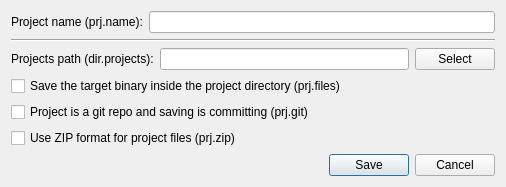
<?xml version="1.0" encoding="UTF-8"?>
<ui version="4.0">
 <class>SaveProjectDialog</class>
 <widget class="QDialog" name="SaveProjectDialog">
  <property name="geometry">
   <rect>
    <x>0</x>
    <y>0</y>
    <width>506</width>
    <height>227</height>
   </rect>
  </property>
  <property name="windowTitle">
   <string>Save Project</string>
  </property>
  <layout class="QVBoxLayout" name="verticalLayout">
   <property name="sizeConstraint">
    <enum>QLayout::SetMinAndMaxSize</enum>
   </property>
   <item>
    <layout class="QHBoxLayout" name="horizontalLayout">
     <item>
      <widget class="QLabel" name="nameLabel">
       <property name="text">
        <string>Project name (prj.name):</string>
       </property>
      </widget>
     </item>
     <item>
      <widget class="QLineEdit" name="nameEdit"/>
     </item>
    </layout>
   </item>
   <item>
    <widget class="Line" name="line">
     <property name="orientation">
      <enum>Qt::Horizontal</enum>
     </property>
    </widget>
   </item>
   <item>
    <layout class="QHBoxLayout" name="horizontalLayout_2">
     <item>
      <widget class="QLabel" name="nameLabel_2">
       <property name="text">
        <string>Projects path (dir.projects):</string>
       </property>
      </widget>
     </item>
     <item>
      <widget class="QLineEdit" name="projectsDirEdit">
       <property name="readOnly">
        <bool>false</bool>
       </property>
      </widget>
     </item>
     <item>
      <widget class="QPushButton" name="selectProjectsDirButton">
       <property name="sizePolicy">
        <sizepolicy hsizetype="Fixed" vsizetype="Fixed">
         <horstretch>0</horstretch>
         <verstretch>0</verstretch>
        </sizepolicy>
       </property>
       <property name="text">
        <string>Select</string>
       </property>
      </widget>
     </item>
    </layout>
   </item>
   <item>
    <widget class="QCheckBox" name="filesCheckBox">
     <property name="text">
      <string>Save the target binary inside the project directory (prj.files)</string>
     </property>
    </widget>
   </item>
   <item>
    <widget class="QCheckBox" name="gitCheckBox">
     <property name="text">
      <string>Project is a git repo and saving is committing (prj.git)</string>
     </property>
    </widget>
   </item>
   <item>
    <widget class="QCheckBox" name="zipCheckBox">
     <property name="text">
      <string>Use ZIP format for project files (prj.zip)</string>
     </property>
    </widget>
   </item>
   <item>
    <widget class="QDialogButtonBox" name="buttonBox">
     <property name="orientation">
      <enum>Qt::Horizontal</enum>
     </property>
     <property name="standardButtons">
      <set>QDialogButtonBox::Cancel|QDialogButtonBox::Save</set>
     </property>
    </widget>
   </item>
  </layout>
 </widget>
 <resources/>
 <connections>
  <connection>
   <sender>buttonBox</sender>
   <signal>accepted()</signal>
   <receiver>SaveProjectDialog</receiver>
   <slot>accept()</slot>
   <hints>
    <hint type="sourcelabel">
     <x>248</x>
     <y>254</y>
    </hint>
    <hint type="destinationlabel">
     <x>157</x>
     <y>274</y>
    </hint>
   </hints>
  </connection>
  <connection>
   <sender>buttonBox</sender>
   <signal>rejected()</signal>
   <receiver>SaveProjectDialog</receiver>
   <slot>reject()</slot>
   <hints>
    <hint type="sourcelabel">
     <x>316</x>
     <y>260</y>
    </hint>
    <hint type="destinationlabel">
     <x>286</x>
     <y>274</y>
    </hint>
   </hints>
  </connection>
 </connections>
</ui>
